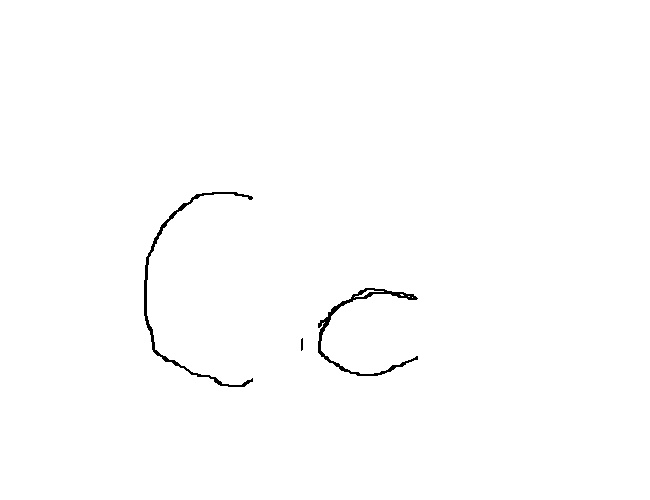
//> input picture ImageFinal.jpg, 650 x 500 px
$ ./splineCV   (built with g++ and OpenCV 4)
//> lines starting //> are read from the running program, lines starting //| are printed output that depends on the picture
### SplineCV/vec3.hpp
#ifndef vec3HPP
#define vec3HPP

/// Minimal 3-dimensional vector abstraction
class vec3
{
public:

    // Constructors
    vec3() : x(0), y(0), z(0)
	{}

	vec3(float vx, float vy, float vz)
	{
		x = vx;
		y = vy;
		z = vz;
	}

	vec3(const vec3& v)
	{
		x = v.x;
		y = v.y;
		z = v.z;
	}

	// Destructor
	~vec3() {}

	// A minimal set of vector operations
	vec3 operator * (float mult) const // result = this * arg
	{
		return vec3(x * mult, y * mult, z * mult);
	}

	vec3 operator + (const vec3& v) const // result = this + arg
	{
		return vec3(x + v.x, y + v.y, z + v.z);
	}

	vec3 operator - (const vec3& v) const // result = this - arg
	{
		return vec3(x - v.x, y - v.y, z - v.z);
	}

	float x, y, z;
};

#endif

### SplineCV/overhauser.hpp
#ifndef overhauserHPP
#define overhauserHPP

#include "vec3.hpp"
#include <vector>

class CRSpline
{
public:

    // Constructors and destructor
    CRSpline();
    CRSpline(const CRSpline&);
    ~CRSpline();

    // Operations
    void AddSplinePoint(const vec3& v);
	vec3 GetInterpolatedSplinePoint(float t);   // t = 0...1; 0=vp[0] ... 1=vp[max]
	int GetNumPoints();
	vec3& GetNthPoint(int n);

    // Static method for computing the Catmull-Rom parametric equation
    // given a time (t) and a vector quadruple (p1,p2,p3,p4).
    static vec3 Eq(float t, const vec3& p1, const vec3& p2, const vec3& p3, const vec3& p4);

private:
    std::vector<vec3> vp;
    float delta_t;
};

#endif

### SplineCV/overhauser.cpp
#include "overhauser.hpp"

CRSpline::CRSpline()
: vp(), delta_t(0)
{
}

// [6 lines left out: function CRSpline, not called in this run]

CRSpline::~CRSpline()
{}

// Solve the Catmull-Rom parametric equation for a given time(t) and vector quadruple (p1,p2,p3,p4)
// [12 lines left out: function Eq, not called in this run]

void CRSpline::AddSplinePoint(const vec3& v)
{
    vp.push_back(v);
    delta_t = (float)1 / (float)vp.size();
}

// [25 lines left out: functions GetInterpolatedSplinePoint, GetNumPoints, GetNthPoint, not called in this run]

### SplineCV/splineCV.cpp
#include <iostream>
#include <vector>
#include <stdio.h>
#include <functional>
#include <algorithm>
#include <numeric>
#include <cstddef>
#include "opencv2/opencv.hpp"
#include <iostream>
#include <fstream>
#include "overhauser.hpp"

using namespace std;
using namespace cv;

Mat result;
Mat Img;

vector<cv::Point2f> pts;
Mat curvesImg;
int selectedPt=-1;
CRSpline* spline = 0;

unsigned char LUT_RED[256];

// a case-insensitive comparison function:
bool mycomp (Point2f p1, Point2f p2)
{
    return p1.x<p2.x;
}

float dist(Point2f p1,Point2f p2)
{
    return sqrt((p1.x-p2.x)*(p1.x-p2.x)+(p1.y-p2.y)*(p1.y-p2.y));
}

int findNEarestPt(Point2f pt, float maxDist)
{
    float minDist=FLT_MAX;
    int ind=-1;
    for(int i=0;i<pts.size();++i)
    {
        float d=dist(pt,pts[i]);
        if(minDist>d)
        {
            ind=i;
            minDist=d;
        }
    }
    if(minDist>maxDist)
    {
        ind=-1;
    }
    return ind;
}

float F(float t,float x)
{
  vec3 rv = spline->GetInterpolatedSplinePoint(t);
  return x-rv.x;
}

float solveForX(float x)
{
    float a=0,b=1.0,c,e=1e-5;
    c=(a+b)/2;
    while( (fabs(b-a)>e) && (F(c,x)!=0) )
    {
        if (F(a,x)*F(c,x)<0)
        {
            b=c;
        }
        else
        {
            a=c;
        }
        c=(a+b)/2;
    }
return c;
}


int ind=-1;

void mouseHandler(int event, int x, int y, int flags, void* param)
{
    Point2f m;
    m.x=x;
    m.y=y;
    curvesImg=Scalar(0,0,0);

    switch (event)
    {
    case cv::EVENT_RBUTTONDOWN:
        ind=findNEarestPt(m,5);
        if (ind==-1)
        {

        }else
        {
            pts.erase(pts.begin()+ind);
            ind=-1;
        }
        break;
    case cv::EVENT_LBUTTONDOWN:
        ind=findNEarestPt(m,5);
        if (ind==-1)
        {
            pts.push_back(m);
            selectedPt=pts.size()-1;
        }else
        {
            selectedPt=ind;
        }
        break;
    case cv::EVENT_MOUSEMOVE:
        if(ind!=-1)
        {
            pts[selectedPt].x=m.x;
            pts[selectedPt].y=m.y;
        }
        break;
    case cv::EVENT_LBUTTONUP:
        ind=-1;
        break;
    }

    std::sort(pts.begin(),pts.end(),mycomp);
    if(pts.size()>0)
    {
        pts[pts.size()-1].x=curvesImg.cols;
        pts[0].x=0;
    }

    for(int i=0;i<pts.size();++i)
    {
        circle(curvesImg,pts[i],5,Scalar(0,255,255),-1,CV_AA);
    }

    if (spline) {delete spline;}
    spline = new CRSpline();

    for (int i=0;i<pts.size();++i)
    {
        vec3 v(pts[i].x,pts[i].y,0);
        spline->AddSplinePoint(v);
    }

    vec3 rv_last(0,0,0);
    if(pts.size()>2)
    {
        for(int i=0;i<256;++i)
        {
            float t=solveForX(i);
            vec3 rv = spline->GetInterpolatedSplinePoint(t);
            unsigned char I=(unsigned char)(rv.y);
            LUT_RED[i]=255-I;
            if(i>1)
            {
                line(curvesImg,Point(rv.x,rv.y),Point(rv_last.x,rv_last.y),Scalar(0,0,255),1);
            }
            rv_last=rv;
        }
    }

    line(curvesImg,Point(0,m.y),Point(curvesImg.cols,m.y),Scalar(0,255,0),1);
    line(curvesImg,Point(m.x,0),Point(m.x,curvesImg.rows),Scalar(0,255,0),1);

    imshow("Result",curvesImg);

    vector<Mat> ch;
    cv::split(Img,ch);

    LUT(ch[2],Mat(256,1,CV_8UC1,LUT_RED),ch[2]);

    cv::merge(ch,result);

    imshow("Transformed",result);
}
// ---------------------------------
//
// ---------------------------------
//==============================================================================

int main( int argc, char** argv )
{

    for (int i=0;i<256;++i)
    {
        LUT_RED[i]=i;
    }

    namedWindow("Image",cv::WINDOW_NORMAL);
    namedWindow("Result");
    namedWindow("Transformed");

    Img=imread("ImageFinal.jpg",1);
//> Img is the input picture: 500 rows x 650 cols, CV_8UC3; min 0, max 255, mean 253.5

    imshow("Image",Img);

    curvesImg=Mat::zeros(256,256,CV_8UC3);
    setMouseCallback("Result", mouseHandler, NULL);
    waitKey(0);
//> the left mouse button is pressed at (162, 125)
//> after the loop in mouseHandler, `for(int i=0;i<pts.size();++i)`:
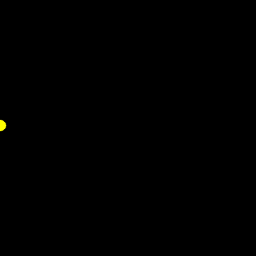
//> curvesImg: 256 rows x 256 cols, CV_8UC3; mean B, G, R 0, 0.2, 0.2
//> the mouse is dragged to (325, 250)
//> call 2 of mouseHandler, with event = 0, x = 325, y = 250, flags = 1
//> in mouseHandler (call 2), `line(curvesImg,Point(0,m.y),Point(curvesImg.cols,m.y),Scalar(0,255,0),..`:
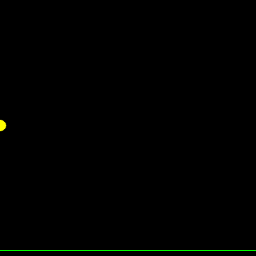
//> curvesImg: 256 rows x 256 cols, CV_8UC3; mean B, G, R 0, 1.2, 0.2
//> the mouse is dragged to (487, 375)
//> the button is released at (487, 375)

    getchar();
}
